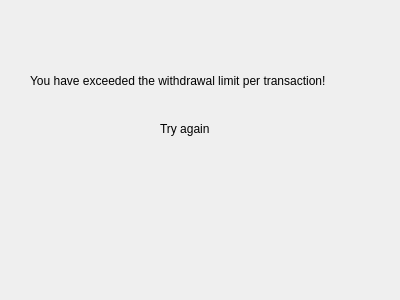
<?xml version="1.0" encoding="UTF-8"?>
<ui version="4.0">
 <class>Atm_Withdraw_Error_Exceed</class>
 <widget class="QWidget" name="Atm_Withdraw_Error_Exceed">
  <property name="geometry">
   <rect>
    <x>0</x>
    <y>0</y>
    <width>400</width>
    <height>300</height>
   </rect>
  </property>
  <property name="windowTitle">
   <string>WITHDRAW ERROR</string>
  </property>
  <widget class="QLabel" name="label">
   <property name="geometry">
    <rect>
     <x>30</x>
     <y>70</y>
     <width>351</width>
     <height>21</height>
    </rect>
   </property>
   <property name="text">
    <string>You have exceeded the withdrawal limit per transaction!</string>
   </property>
  </widget>
  <widget class="QLabel" name="label_2">
   <property name="geometry">
    <rect>
     <x>160</x>
     <y>120</y>
     <width>59</width>
     <height>17</height>
    </rect>
   </property>
   <property name="text">
    <string>Try again</string>
   </property>
  </widget>
 </widget>
 <resources/>
 <connections/>
</ui>
